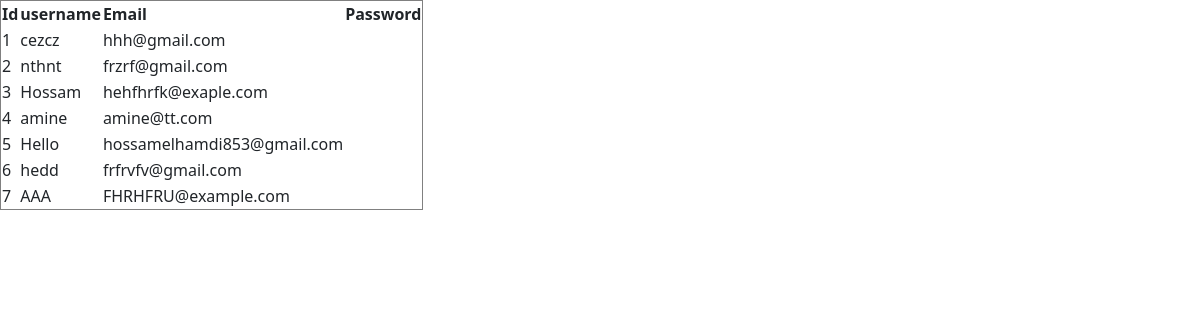
/dashboard, run on the app's committed database.
### app/models.py (models this page shows, shortened)
class User(UserMixin, Base):
    __tablename__ = 'users'
    id = db.Column(db.Integer, primary_key=True)
    username = db.Column(db.String(25), unique=True, nullable=False)
    email = db.Column(db.String(150), unique=True, nullable=False)
    password_hash = db.Column(db.String(150), nullable=False)

### app/routes/admin.py (the view)
    @app.route('/dashboard')
    def admin():
        return render_template('dashboard.html', users=User.query.all())

### app/routes/admin.py (called while the page is built)
def admin_route(app):
    @app.route('/dashboard')
    def admin():
        return render_template('dashboard.html', users=User.query.all())

### app/templates/dashboard.html (shortened to what this page needs)
{% extends 'base.html' %}
{% block content %}
<table border=1>
<tr>
    <th>Id</th>
    <th>username</th>
    <th>Email</th>
    <th>Password</th>
    {% for user in users %}
    <tr>
        <td>{{ user.id }}</td>
        <td>{{ user.username }}</td>
        <td>{{ user.email }}</td>
        <td>{{ user.password }}</td>
    </tr>
    {% endfor %}
</tr>
</table>
{% endblock %}

### app/templates/base.html (shortened to what this page needs)
<!DOCTYPE html>
<html lang="en">
<head>
    <link href="https://cdn.jsdelivr.net/npm/bootstrap@5.3.2/dist/css/bootstrap.min.css" rel="stylesheet">
    <link rel="stylesheet" href="{{ url_for('static', filename = 'css/style.css') }}">
</head>
<body>
    {% block content %}
    {% endblock %}
</body>
</html>

### data on the page
User: id "1", username "cezcz", email "hhh@gmail.com"
User: id "2", username "nthnt", email "frzrf@gmail.com"
User: id "3", username "Hossam", email "hehfhrfk@exaple.com"
User: id "4", username "amine", email "amine@tt.com"
User: id "5", username "Hello", email "hossamelhamdi853@gmail.com"
User: id "6", username "hedd", email "frfrvfv@gmail.com"
User: id "7", username "AAA", email "FHRHFRU@example.com"
